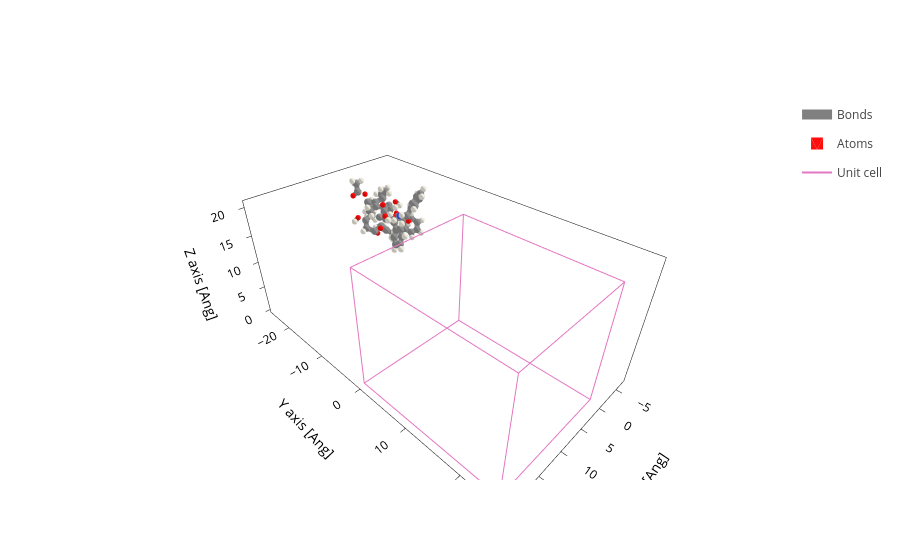

Notebook source saved alongside this figure:
### Code cell
structure=Geometry.read("structure.fdf")
structure.plot()
